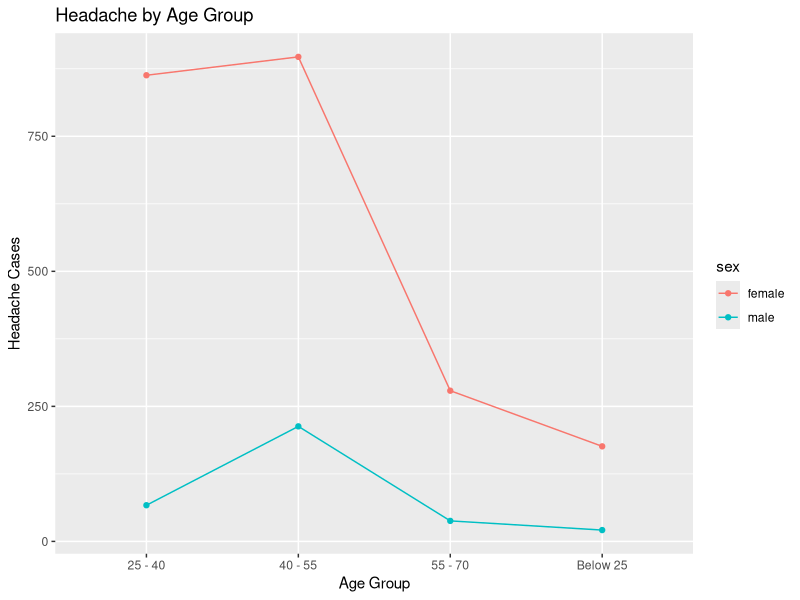
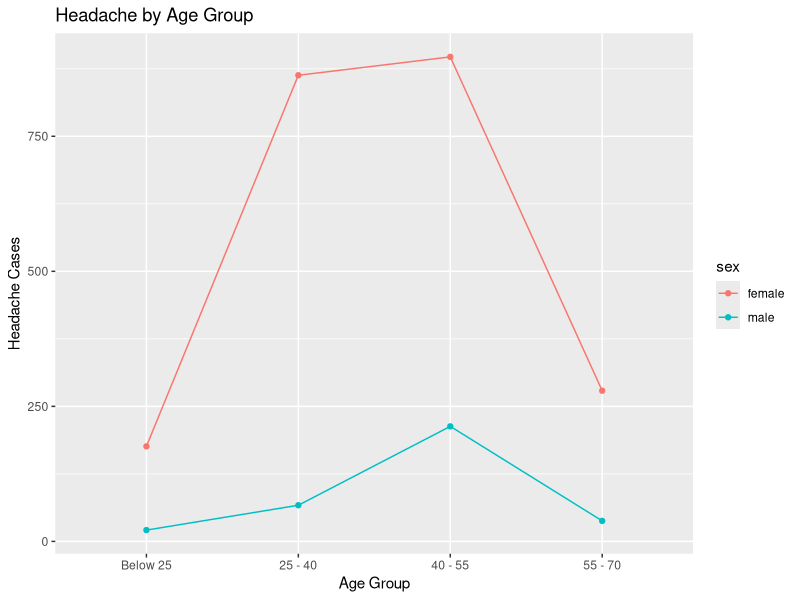

R code for these plots, in order:
# Importing the library
library(ggplot2)

# Use dplyr
library(dplyr)

# Reading the file
migraine <- read.csv(file = 'G15dataset_KosteckiDillon.csv')

# Printing the data
head(migraine)

# Feature Extraction

migraine <- migraine %>% mutate(agegroup = case_when(age <= 25 ~ 'Below 25',
                                                     age >= 25  & age <= 40 ~ '25 - 40',
                                                     age >= 40  & age <= 55 ~ '40 - 55',
                                                     age >= 55  & age <= 70 ~ '55 - 70'
)) # end function

head(migraine)

migraine_headache = filter(migraine, headache == "yes")

head(migraine_headache)

migrainecount <- migraine_headache %>%  
  group_by(agegroup, sex) %>% 
  summarise(Freq = n()) 
migrainecount  

agegroupviz <- ggplot(migrainecount, aes(x=agegroup, y=Freq, group=sex)) + 
  geom_line(aes(color=sex))+
  geom_point(aes(color=sex))

agegroupviz <- agegroupviz + ggtitle("Headache by Age Group") + xlab("Age Group") + ylab("Headache Cases") # Adds titles

agegroupviz

migrainecount$agegroup <- factor(migrainecount$agegroup, levels = c('Below 25', '25 - 40', '40 - 55','55 - 70'))

agegroupviz <- ggplot(migrainecount, aes(x=agegroup, y=Freq, group=sex)) + 
  geom_line(aes(color=sex))+
  geom_point(aes(color=sex))

agegroupviz <- agegroupviz + ggtitle("Headache by Age Group") + xlab("Age Group") + ylab("Headache Cases") # Adds titles

agegroupviz

